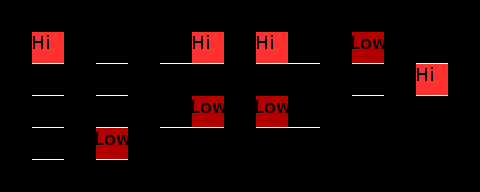

A level layout from a 2D game, rendered from its tile map. Below: a short description, then the map file with tile-grid data replaced by summaries:
An orthogonal 15x6 tile map with 32x32 px tiles, 2 tile layers (Regions, Input_set), 4 hidden layers not drawn, 4 tilesets.

<map version="1.0" orientation="orthogonal" width="15" height="6" tilewidth="32" tileheight="32">
 <tileset firstgid="1" name="set_icemountain" tilewidth="32" tileheight="32">
  <image source="../../graphics/tiles/set_icemountain.png" width="224" height="128" />
 </tileset>
 <tileset firstgid="29" name="set_rules" tilewidth="32" tileheight="32">
  <image source="../../graphics/tiles/set_rules.png" width="64" height="64" />
 </tileset>
 <tileset firstgid="33" name="Snow" tilewidth="32" tileheight="32">
  <image source="../../graphics/tiles/Snow.png" width="512" height="512" />
 </tileset>
 <tileset firstgid="289" name="collision" tilewidth="32" tileheight="32">
  <image source="../../graphics/tiles/collision.png" width="64" height="32" />
 </tileset>
 <layer name="Regions" width="15" height="6">
  <data>[90 cells, 20 non-empty, 1 distinct tile ids]</data>
 </layer>
 <layer name="Input_set" width="15" height="6">
  <data>[90 cells, 20 non-empty, 3 distinct tile ids]</data>
 </layer>
 <layer name="Output_Ground" width="15" height="6" visible="0">
  <data>[90 cells, 11 non-empty, 6 distinct tile ids]</data>
 </layer>
 <layer name="Output_Fringe" width="15" height="6" visible="0">
  <data>[90 cells, 0 non-empty, 0 distinct tile ids]</data>
 </layer>
 <layer name="Output_Over" width="15" height="6" visible="0">
  <data>[90 cells, 1 non-empty, 1 distinct tile ids]</data>
 </layer>
 <layer name="Output_Collision" width="15" height="6" visible="0">
  <data>[90 cells, 12 non-empty, 1 distinct tile ids]</data>
 </layer>
</map>
